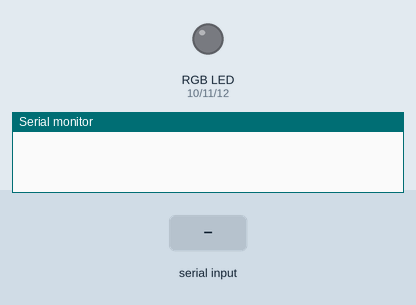
The sketch below on a simulated Arduino Uno, built with avr-gcc and run on an emulated ATmega328P. Shown: an RGB LED mixed from three pins (HIGH = lit), the last lines printed to the serial monitor. Inputs (shaded band) come from the test bench. Dim RGB values are drawn brighter than linear.

Above: at 1.2 s.
1.3 s: "90,45,200\n" received over Serial
At 2.5 s:
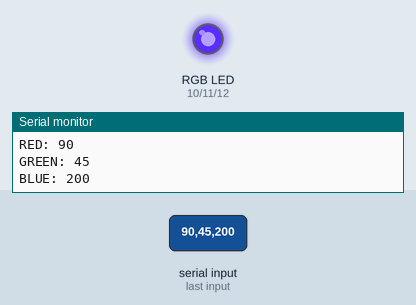
2.8 s: "30,150,10\n" received over Serial
At 3.6 s:
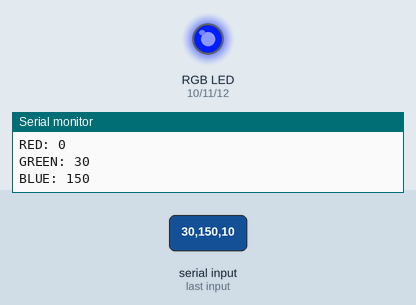
5.8 s: "30,150\n" received over Serial
At 7.9 s:
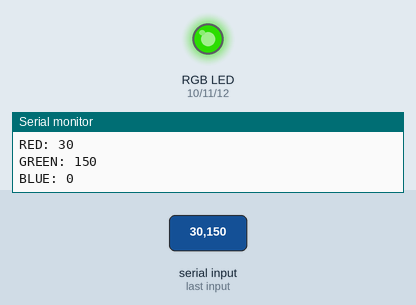
8.3 s: "200\n" received over Serial
At 11.1 s:
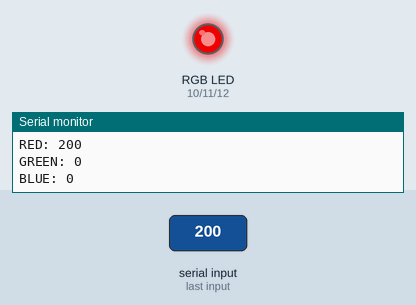
11.3 s: "1,90\n" received over Serial
At 13.2 s:
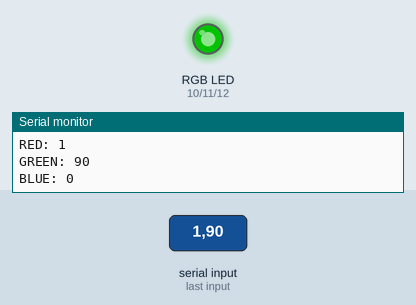
13.8 s: "90,45\n" received over Serial
At 15.1 s:
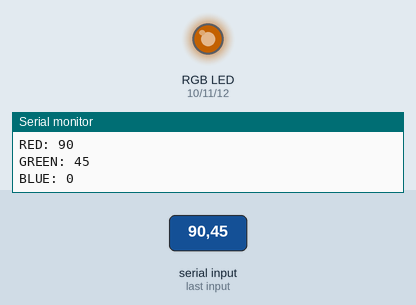
Timing chart, 0 to 16.8 s (numbered marks = the images above; inputs shaded):
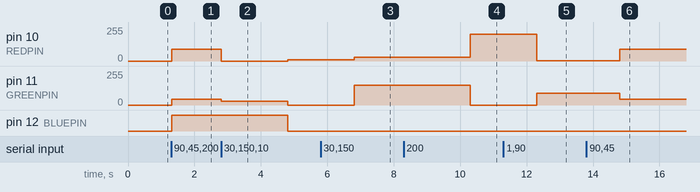

Measured:
- after the input at 1.3 s, pin 10 (REDPIN): 0/255 → 90/255 at once; pin 11 (GREENPIN): 0/255 → 45/255 at once; pin 12 (BLUEPIN): LOW → HIGH at once
- after the input at 2.8 s, pin 10 (REDPIN): 90/255 → 0/255 after 0.01 s instead of 1.5 s; pin 11 (GREENPIN): 45/255 → 30/255 at once, → 0/255 2.0 s later; pin 12 (BLUEPIN): HIGH → LOW after 2.0 s instead of 1.5 s
- after the input at 5.8 s, pin 10 (REDPIN): 10/255 → 30/255 after 1.0 s; pin 11 (GREENPIN): 0/255 → 150/255 after 1.0 s
- after the input at 8.3 s, pin 10 (REDPIN): 30/255 → 200/255 after 2.0 s; pin 11 (GREENPIN): 150/255 → 0/255 after 2.0 s
- after the input at 11.3 s, pin 10 (REDPIN): 200/255 → 1/255 after 1.0 s; pin 11 (GREENPIN): 0/255 → 90/255 after 1.0 s
- after the input at 13.8 s, pin 10 (REDPIN): 1/255 → 90/255 after 1.0 s; pin 11 (GREENPIN): 90/255 → 45/255 after 1.0 s

The sketch:

Exercise7.ino
```cpp
/*
Takes 3 comma seperated numbers (0-255) and turns an RGB LED that color.
*/

#define REDPIN 10
#define GREENPIN 11
#define BLUEPIN 12

int redLED = REDPIN;
int greenLED = GREENPIN;
int blueLED = BLUEPIN;

int redValue;
int greenValue;
int blueValue;

void setup() {
  // put your setup code here, to run once:
  Serial.begin(9600);
  pinMode(redLED, OUTPUT);
  pinMode(greenLED, OUTPUT);
  pinMode(blueLED, OUTPUT);
}

void loop() {
  // put your main code here, to run repeatedly:
  if (Serial.available() > 0) {
    redValue = Serial.parseInt();
    greenValue = Serial.parseInt();
    blueValue = Serial.parseInt();
    Serial.print("RED: ");
    Serial.println(redValue);
    Serial.print("GREEN: ");
    Serial.println(greenValue);
    Serial.print("BLUE: ");
    Serial.println(blueValue);
  }
  setColor(redValue, greenValue, blueValue);
}

void setColor(int red, int green,  int blue) {
  analogWrite(redLED, red);
  analogWrite(greenLED,  green);
  analogWrite(blueLED, blue);
}
```
